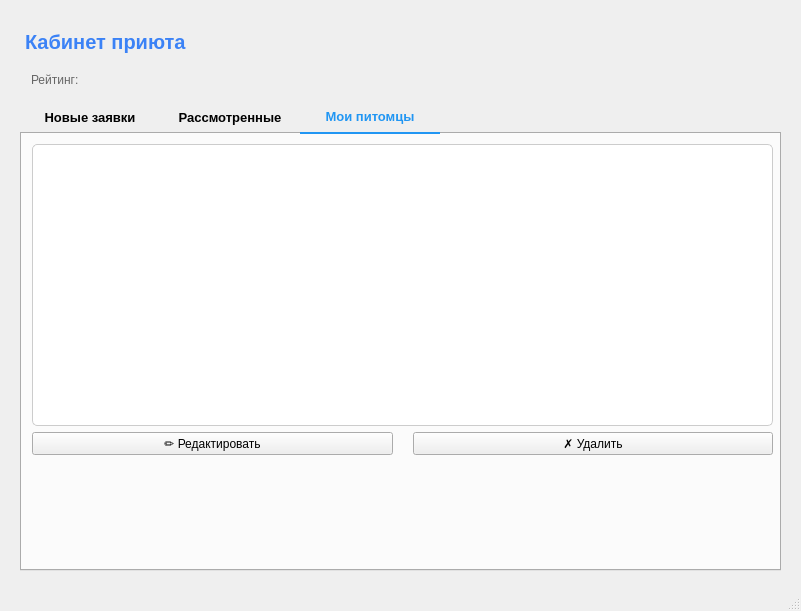
<?xml version="1.0" encoding="UTF-8"?>
<ui version="4.0">
 <class>ShelterWindow</class>
 <widget class="QMainWindow" name="ShelterWindow">
  <property name="geometry">
   <rect>
    <x>0</x>
    <y>0</y>
    <width>801</width>
    <height>611</height>
   </rect>
  </property>
  <property name="font">
   <font>
    <pointsize>10</pointsize>
   </font>
  </property>
  <property name="windowTitle">
   <string>Кабинет приюта</string>
  </property>
  <widget class="QWidget" name="centralwidget">
   <widget class="QWidget" name="">
    <property name="geometry">
     <rect>
      <x>10</x>
      <y>20</y>
      <width>781</width>
      <height>561</height>
     </rect>
    </property>
    <layout class="QVBoxLayout" name="verticalLayout_3">
     <property name="leftMargin">
      <number>10</number>
     </property>
     <property name="topMargin">
      <number>10</number>
     </property>
     <property name="rightMargin">
      <number>10</number>
     </property>
     <property name="bottomMargin">
      <number>10</number>
     </property>
     <item>
      <widget class="QLabel" name="titleLabel">
       <property name="font">
        <font>
         <pointsize>-1</pointsize>
         <weight>75</weight>
         <bold>true</bold>
        </font>
       </property>
       <property name="styleSheet">
        <string notr="true">font-size: 20px; 
font-weight: bold; 
color: #3B82F6;
padding-bottom: 5px;</string>
       </property>
       <property name="text">
        <string>Кабинет приюта </string>
       </property>
      </widget>
     </item>
     <item>
      <widget class="QLabel" name="statsLabel">
       <property name="font">
        <font>
         <pointsize>9</pointsize>
        </font>
       </property>
       <property name="styleSheet">
        <string notr="true">
color: #666666; 
border-radius: 5px; 
padding: 8px;</string>
       </property>
       <property name="text">
        <string>Рейтинг:</string>
       </property>
      </widget>
     </item>
     <item>
      <widget class="QTabWidget" name="tabWidget">
       <property name="focusPolicy">
        <enum>Qt::TabFocus</enum>
       </property>
       <property name="contextMenuPolicy">
        <enum>Qt::DefaultContextMenu</enum>
       </property>
       <property name="styleSheet">
        <string notr="true">QTabBar::tab {min-width: 120px;
    padding: 8px 10px;
    border-top-left-radius: 5px;
    border-top-right-radius: 5px;
    font-weight: bold;
}
QTabBar::tab:selected {
    color: #2196F3;
    border-bottom: 2px solid #2196F3;
}</string>
       </property>
       <property name="currentIndex">
        <number>2</number>
       </property>
       <property name="elideMode">
        <enum>Qt::ElideNone</enum>
       </property>
       <property name="usesScrollButtons">
        <bool>true</bool>
       </property>
       <property name="documentMode">
        <bool>false</bool>
       </property>
       <property name="tabsClosable">
        <bool>false</bool>
       </property>
       <property name="movable">
        <bool>false</bool>
       </property>
       <property name="tabBarAutoHide">
        <bool>false</bool>
       </property>
       <widget class="QWidget" name="newRequests">
        <attribute name="title">
         <string>Новые заявки</string>
        </attribute>
        <widget class="QWidget" name="">
         <property name="geometry">
          <rect>
           <x>0</x>
           <y>0</y>
           <width>761</width>
           <height>331</height>
          </rect>
         </property>
         <layout class="QVBoxLayout" name="verticalLayout">
          <property name="spacing">
           <number>7</number>
          </property>
          <property name="leftMargin">
           <number>10</number>
          </property>
          <property name="topMargin">
           <number>10</number>
          </property>
          <property name="rightMargin">
           <number>10</number>
          </property>
          <property name="bottomMargin">
           <number>10</number>
          </property>
          <item>
           <widget class="QLabel" name="countReq1">
            <property name="font">
             <font>
              <pointsize>9</pointsize>
             </font>
            </property>
            <property name="text">
             <string>Всего заявок:</string>
            </property>
           </widget>
          </item>
          <item>
           <widget class="QListWidget" name="requestsList">
            <property name="styleSheet">
             <string notr="true">border: 1px solid #cccccc; 
border-radius: 5px; 
background-color: #ffffff;
font-size: 12px;
color: #333333;</string>
            </property>
           </widget>
          </item>
          <item>
           <widget class="QLabel" name="errorLabel">
            <property name="text">
             <string/>
            </property>
           </widget>
          </item>
          <item>
           <layout class="QHBoxLayout" name="horizontalLayout">
            <property name="spacing">
             <number>70</number>
            </property>
            <item>
             <widget class="QSplitter" name="splitter">
              <property name="orientation">
               <enum>Qt::Horizontal</enum>
              </property>
              <widget class="QPushButton" name="approveBtn">
               <property name="sizePolicy">
                <sizepolicy hsizetype="Minimum" vsizetype="MinimumExpanding">
                 <horstretch>0</horstretch>
                 <verstretch>0</verstretch>
                </sizepolicy>
               </property>
               <property name="font">
                <font>
                 <pointsize>9</pointsize>
                 <weight>75</weight>
                 <bold>true</bold>
                </font>
               </property>
               <property name="styleSheet">
                <string notr="true">background-color: #4CAF50; 
color: white; 
font-weight: bold; 
border-radius: 5px; </string>
               </property>
               <property name="text">
                <string>✓ Одобрить</string>
               </property>
              </widget>
              <widget class="QPushButton" name="rejectBtn">
               <property name="sizePolicy">
                <sizepolicy hsizetype="Minimum" vsizetype="MinimumExpanding">
                 <horstretch>0</horstretch>
                 <verstretch>0</verstretch>
                </sizepolicy>
               </property>
               <property name="font">
                <font>
                 <pointsize>9</pointsize>
                 <weight>75</weight>
                 <bold>true</bold>
                </font>
               </property>
               <property name="styleSheet">
                <string notr="true">background-color: #f44336; 
color: white; 
font-weight: bold; 
border-radius: 5px; </string>
               </property>
               <property name="text">
                <string>✗ Отклонить</string>
               </property>
              </widget>
             </widget>
            </item>
            <item>
             <widget class="QPushButton" name="refreshBtn1">
              <property name="font">
               <font>
                <pointsize>9</pointsize>
               </font>
              </property>
              <property name="styleSheet">
               <string notr="true"/>
              </property>
              <property name="text">
               <string>Обновить</string>
              </property>
             </widget>
            </item>
           </layout>
          </item>
         </layout>
        </widget>
       </widget>
       <widget class="QWidget" name="checkedRequests">
        <attribute name="title">
         <string>Рассмотренные</string>
        </attribute>
        <widget class="QWidget" name="">
         <property name="geometry">
          <rect>
           <x>0</x>
           <y>0</y>
           <width>761</width>
           <height>331</height>
          </rect>
         </property>
         <layout class="QVBoxLayout" name="verticalLayout_4">
          <property name="leftMargin">
           <number>10</number>
          </property>
          <property name="topMargin">
           <number>10</number>
          </property>
          <property name="rightMargin">
           <number>10</number>
          </property>
          <property name="bottomMargin">
           <number>10</number>
          </property>
          <item>
           <widget class="QLabel" name="countReq2">
            <property name="font">
             <font>
              <pointsize>9</pointsize>
             </font>
            </property>
            <property name="text">
             <string>Всего заявок: </string>
            </property>
           </widget>
          </item>
          <item>
           <widget class="QListWidget" name="historyList">
            <property name="styleSheet">
             <string notr="true">border: 1px solid #cccccc; 
border-radius: 5px; 
background-color: #ffffff;
font-size: 12px;
color: #333333;</string>
            </property>
           </widget>
          </item>
          <item>
           <widget class="QPushButton" name="refreshBtn2">
            <property name="font">
             <font>
              <pointsize>9</pointsize>
             </font>
            </property>
            <property name="text">
             <string>Обновить</string>
            </property>
           </widget>
          </item>
         </layout>
        </widget>
       </widget>
       <widget class="QWidget" name="myPets">
        <attribute name="title">
         <string>Мои питомцы</string>
        </attribute>
        <widget class="QWidget" name="">
         <property name="geometry">
          <rect>
           <x>0</x>
           <y>0</y>
           <width>761</width>
           <height>331</height>
          </rect>
         </property>
         <layout class="QVBoxLayout" name="verticalLayout_2">
          <property name="leftMargin">
           <number>10</number>
          </property>
          <property name="topMargin">
           <number>10</number>
          </property>
          <property name="rightMargin">
           <number>10</number>
          </property>
          <property name="bottomMargin">
           <number>10</number>
          </property>
          <item>
           <widget class="QListWidget" name="listPets">
            <property name="styleSheet">
             <string notr="true">border: 1px solid #cccccc; 
border-radius: 5px; 
background-color: #ffffff;
font-size: 12px;
color: #333333;</string>
            </property>
           </widget>
          </item>
          <item>
           <layout class="QHBoxLayout" name="horizontalLayout_2">
            <property name="spacing">
             <number>20</number>
            </property>
            <item>
             <widget class="QPushButton" name="editBtn">
              <property name="font">
               <font>
                <pointsize>9</pointsize>
               </font>
              </property>
              <property name="text">
               <string>✏ Редактировать</string>
              </property>
             </widget>
            </item>
            <item>
             <widget class="QPushButton" name="deleteBtn">
              <property name="font">
               <font>
                <pointsize>9</pointsize>
               </font>
              </property>
              <property name="text">
               <string>✗ Удалить</string>
              </property>
             </widget>
            </item>
           </layout>
          </item>
         </layout>
        </widget>
       </widget>
      </widget>
     </item>
    </layout>
   </widget>
  </widget>
  <widget class="QStatusBar" name="statusbar"/>
 </widget>
 <resources/>
 <connections/>
</ui>
